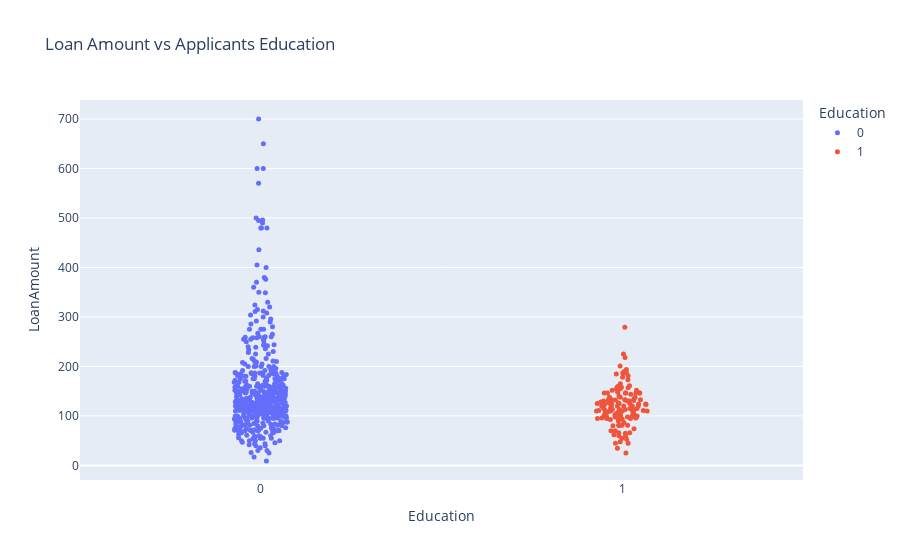

Notebook code cell kept with this figure:
### Code cell
fig = px.strip(loan_data, x='Education', y='LoanAmount', color='Education', title='Loan Amount vs Applicants Education')
fig.update_traces(marker_size=5)
fig.show()

### Figure 1 — Plotly figure (JSON) as saved in the notebook; plotly's stock layout.template omitted (floating-point values rounded to 4 significant figures; data arrays with more than 128 entries replaced by an {"elided": "..."} marker saying what was removed)
{"data": [{"alignmentgroup": "True", "boxpoints": "all", "fillcolor": "rgba(255,255,255,0)", "hoveron": "points", "hovertemplate": "Education=%{x}<br>LoanAmount=%{y}<extra></extra>", "legendgroup": "0", "line": {"color": "rgba(255,255,255,0)"}, "marker": {"color": "#636efa", "size": 5}, "name": "0", "offsetgroup": "0", "orientation": "v", "pointpos": 0, "showlegend": true, "type": "box", "x": {"elided": "480 int values"}, "x0": " ", "xaxis": "x", "y": {"elided": "480 float values"}, "y0": " ", "yaxis": "y"}, {"alignmentgroup": "True", "boxpoints": "all", "fillcolor": "rgba(255,255,255,0)", "hoveron": "points", "hovertemplate": "Education=%{x}<br>LoanAmount=%{y}<extra></extra>", "legendgroup": "1", "line": {"color": "rgba(255,255,255,0)"}, "marker": {"color": "#EF553B", "size": 5}, "name": "1", "offsetgroup": "1", "orientation": "v", "pointpos": 0, "showlegend": true, "type": "box", "x": {"elided": "134 int values"}, "x0": " ", "xaxis": "x", "y": {"elided": "134 float values"}, "y0": " ", "yaxis": "y"}], "layout": {"boxmode": "overlay", "legend": {"title": {"text": "Education"}, "tracegroupgap": 0}, "title": {"text": "Loan Amount vs Applicants Education"}, "xaxis": {"anchor": "y", "categoryarray": [0, 1], "categoryorder": "array", "domain": [0, 1], "title": {"text": "Education"}}, "yaxis": {"anchor": "x", "domain": [0, 1], "title": {"text": "LoanAmount"}}}}
